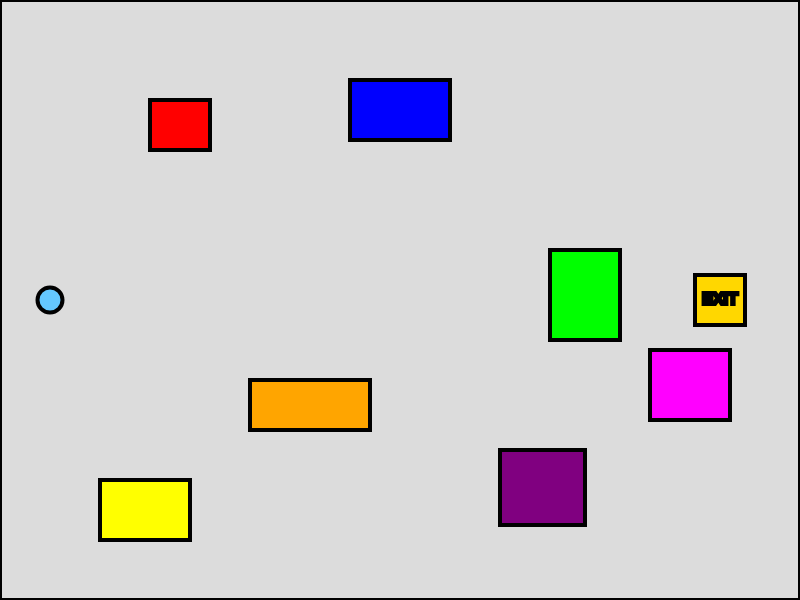
Frame 1 (no input)
Frame 60 (no input): identical to frame 1, image omitted
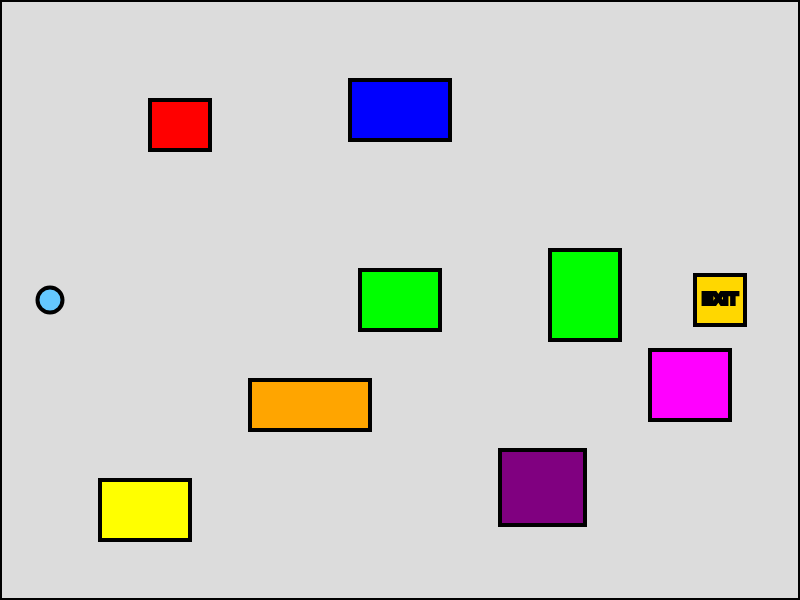
Frame 120 (the mouse pressed at the canvas centre since frame 60)

The p5.js sketch that drew these frames (run headless with seeded random() and noise() and a simulated clock; from frame 60 on, the mouse is pressed at the canvas centre):

// p5.js sketch
// ── sketch.js
let player;
let obstacles = [];
let exit;
let gameWon = false;
let clickedObstacle = null;

function setup() {
    createCanvas(800, 600);
    createPlayer();
    createObstacles();
    createExit();
    
    // For loop to count to 10 in console
    for (let i = 1; i <= 10; i++) {
        console.log(i);
    }
}

// Create the player object
function createPlayer() {
    player = {
        x: 50,
        y: height / 2,
        size: 25,
        speed: 5
    };
}

// Create multiple obstacles with different sizes and colors
function createObstacles() {
    // Array for fill colors used by obstacles
    let fillColors = [
        color(255, 0, 0),      // Red
        color(0, 0, 255),      // Blue
        color(0, 255, 0),      // Green
        color(255, 165, 0),    // Orange
        color(128, 0, 128)     // Purple
    ];
    
    // Array for fill colors for second set of shapes
    let altColors = [
        color(255, 255, 0),    // Yellow
        color(255, 0, 255)     // Magenta
    ];
    
    // Obstacle 1
    obstacles.push({
        x: 150,
        y: 100,
        w: 60,
        h: 50,
        color: fillColors[0]
    });
    
    // Obstacle 2
    obstacles.push({
        x: 350,
        y: 80,
        w: 100,
        h: 60,
        color: fillColors[1]
    });
    
    // Obstacle 3
    obstacles.push({
        x: 550,
        y: 250,
        w: 70,
        h: 90,
        color: fillColors[2]
    });
    
    // Obstacle 4
    obstacles.push({
        x: 250,
        y: 380,
        w: 120,
        h: 50,
        color: fillColors[3]
    });
    
    // Obstacle 5
    obstacles.push({
        x: 500,
        y: 450,
        w: 85,
        h: 75,
        color: fillColors[4]
    });
    
    // Obstacle 6 - using array of colors
    obstacles.push({
        x: 100,
        y: 480,
        w: 90,
        h: 60,
        color: altColors[0]
    });
    
    // Obstacle 7 - using array of colors
    obstacles.push({
        x: 650,
        y: 350,
        w: 80,
        h: 70,
        color: altColors[1]
    });
}

// Create the exit object
function createExit() {
    exit = {
        x: width - 80,
        y: height / 2,
        size: 50
    };
}

function draw() {
    background(220);
    movePlayer();
    drawBorder();
    drawObstacles();
    drawPlayer();
    drawExit();
    checkExit();
    displayWinMessage();
}

// Move the player based on keyboard input
function movePlayer() {
    if (keyIsPressed && key === 'a' || key === 'A') {
        player.x -= player.speed;
    }
    if (keyIsPressed && key === 'd' || key === 'D') {
        player.x += player.speed;
    }
    if (keyIsPressed && key === 'w' || key === 'W') {
        player.y -= player.speed;
    }
    if (keyIsPressed && key === 's' || key === 'S') {
        player.y += player.speed;
    }
    
    // Keep player on canvas
    if (player.x < player.size / 2) {
        player.x = player.size / 2;
    } else if (player.x > width - player.size / 2) {
        player.x = width - player.size / 2;
    }
    
    if (player.y < player.size / 2) {
        player.y = player.size / 2;
    } else if (player.y > height - player.size / 2) {
        player.y = height - player.size / 2;
    }
}

// Draw border around the screen
function drawBorder() {
    stroke(0);
    strokeWeight(4);
    noFill();
    rect(0, 0, width, height);
}

// Draw all obstacles on the screen
function drawObstacles() {
    for (let obs of obstacles) {
        fill(obs.color);
        rect(obs.x, obs.y, obs.w, obs.h);
    }
    
    // Draw clicked obstacle if exists
    if (clickedObstacle !== null) {
        fill(0, 255, 0);
        rect(clickedObstacle.x, clickedObstacle.y, clickedObstacle.w, clickedObstacle.h);
    }
}

// Draw the player
function drawPlayer() {
    fill(100, 200, 255);
    circle(player.x, player.y, player.size);
}

// Draw the exit
function drawExit() {
    fill(255, 215, 0);
    square(exit.x - exit.size / 2, exit.y - exit.size / 2, exit.size);
    fill(0);
    textSize(16);
    textAlign(CENTER, CENTER);
    text('EXIT', exit.x, exit.y);
}

// Check if player reached the exit
function checkExit() {
    let distanceToExit = dist(player.x, player.y, exit.x, exit.y);
    if (distanceToExit < player.size / 2 + exit.size / 2) {
        gameWon = true;
    }
}

// Display "You Win" message
function displayWinMessage() {
    if (gameWon) {
        fill(0, 0, 0, 200);
        rect(0, 0, width, height);
        fill(255);
        textSize(48);
        textAlign(CENTER, CENTER);
        text('YOU WIN!', width / 2, height / 2);
    }
}


// Draw an object to the screen when pressing the mouse
function mousePressed() {
    if (clickedObstacle === null) {
        clickedObstacle = {
            x: mouseX - 40,
            y: mouseY - 30,
            w: 80,
            h: 60,
            color: color(255, 165, 0)
        };
    }
    return false;
}
